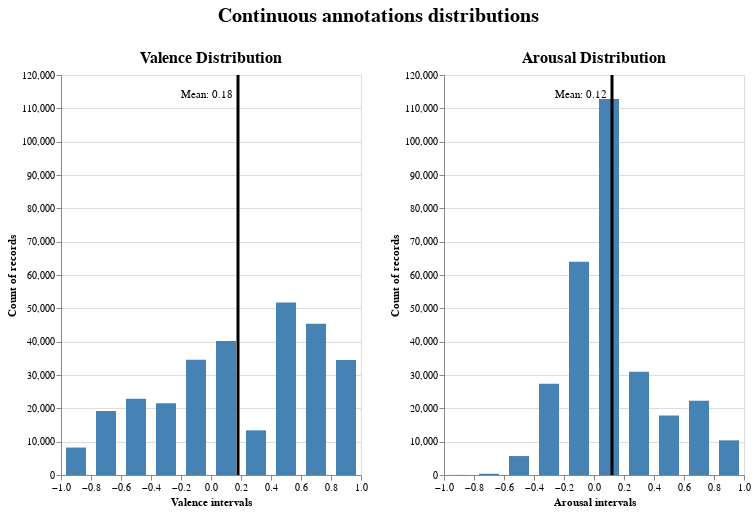

Source (notebook cell):
### Code cell
# Compute the mean for valence and arousal
valence_mean = valence_stats['Mean']; arousal_mean = arousal_stats['Mean']

# Create a histogram with mean line for valence
valence_hist = alt.Chart(hist_valence_df).mark_bar(color="steelblue", width=20).encode(
    x = alt.X("valence:Q", bin=alt.Bin(maxbins=10), axis=alt.Axis(values = intervals, labelAngle=0, title="Valence intervals", labelFlush=False)),
    y = alt.Y('count:Q', title = 'Count of records'),
    tooltip = [alt.Tooltip('count:Q', title = 'Count of records')]
).properties(
    title=alt.TitleParams(text='Valence Distribution', fontSize=16),
    width=300,
    height=400
)
# Create a histogram with mean line for arousal
arousal_hist = alt.Chart(hist_arousal_df).mark_bar(color="steelblue", width=20).encode(
    x = alt.X("arousal", bin=alt.Bin(maxbins=10), axis=alt.Axis(values = intervals, labelAngle=0, title="Arousal intervals", labelFlush=False)),
    y = alt.Y('count:Q', title = 'Count of records'),
    tooltip = [alt.Tooltip('count:Q', title = 'Count of records')]
).properties(
    title=alt.TitleParams(text='Arousal Distribution', fontSize=16),
    width=300,
    height=400
)


# Add mean line for valence
valence_mean_line = alt.Chart(pd.DataFrame({'mean': [valence_mean]})).mark_rule(color='black', size = 3).encode(
    x='mean'
)

valence_mean_text = alt.Chart(pd.DataFrame({'mean': [valence_mean]})).mark_text(
    align='right', dx=-5, dy = -180
).encode(
    x='mean',
    text=alt.value('Mean: ' + str(valence_mean))
)

# Add mean line for arousal
arousal_mean_line = alt.Chart(pd.DataFrame({'mean': [arousal_mean]})).mark_rule(color='black', size = 3).encode(
    x='mean'
)

arousal_mean_text = alt.Chart(pd.DataFrame({'mean': [arousal_mean]})).mark_text(
    align='right', dx=-5, dy = -180
).encode(
    x='mean',
    text=alt.value('Mean: ' + str(arousal_mean))
)

# Concatenate the histograms and mean lines horizontally
combined_chart = alt.hconcat(
    (valence_hist + valence_mean_line + valence_mean_text), 
    (arousal_hist + arousal_mean_line + arousal_mean_text)
).resolve_scale(y='shared').properties(
    title=alt.TitleParams(text="Continuous annotations distributions", anchor='middle', fontSize=20, dy=-20),
)

combined_chart

### Figure 1 — Vega-Lite specification as saved in the notebook (floating-point values rounded to 4 significant figures)
{"config": {"view": {"continuousWidth": 300, "continuousHeight": 300}}, "hconcat": [{"layer": [{"data": {"name": "data-476bd66ab54ba8e1fc7dfb5c2aa61dca"}, "mark": {"type": "bar", "color": "steelblue", "width": 20}, "encoding": {"tooltip": [{"field": "count", "title": "Count of records", "type": "quantitative"}], "x": {"axis": {"labelAngle": 0, "labelFlush": false, "title": "Valence intervals", "values": [-1.0, -0.8, -0.6, -0.4, -0.2, 0.0, 0.2, 0.4, 0.6, 0.8, 1.0]}, "bin": {"maxbins": 10}, "field": "valence", "type": "quantitative"}, "y": {"field": "count", "title": "Count of records", "type": "quantitative"}}, "title": {"text": "Valence Distribution", "fontSize": 16}}, {"data": {"name": "data-86d2c20bc07afb85ea1793921cddd35b"}, "mark": {"type": "rule", "color": "black", "size": 3}, "encoding": {"x": {"field": "mean", "type": "quantitative"}}}, {"data": {"name": "data-86d2c20bc07afb85ea1793921cddd35b"}, "mark": {"type": "text", "align": "right", "dx": -5, "dy": -180}, "encoding": {"text": {"value": "Mean: 0.18"}, "x": {"field": "mean", "type": "quantitative"}}}], "height": 400, "width": 300}, {"layer": [{"data": {"name": "data-efdbc247e6fe49628421d69a8a4fb17d"}, "mark": {"type": "bar", "color": "steelblue", "width": 20}, "encoding": {"tooltip": [{"field": "count", "title": "Count of records", "type": "quantitative"}], "x": {"axis": {"labelAngle": 0, "labelFlush": false, "title": "Arousal intervals", "values": [-1.0, -0.8, -0.6, -0.4, -0.2, 0.0, 0.2, 0.4, 0.6, 0.8, 1.0]}, "bin": {"maxbins": 10}, "field": "arousal", "type": "quantitative"}, "y": {"field": "count", "title": "Count of records", "type": "quantitative"}}, "title": {"text": "Arousal Distribution", "fontSize": 16}}, {"data": {"name": "data-59efc7d4a11f3c23cf8dc722bc4f85ba"}, "mark": {"type": "rule", "color": "black", "size": 3}, "encoding": {"x": {"field": "mean", "type": "quantitative"}}}, {"data": {"name": "data-59efc7d4a11f3c23cf8dc722bc4f85ba"}, "mark": {"type": "text", "align": "right", "dx": -5, "dy": -180}, "encoding": {"text": {"value": "Mean: 0.12"}, "x": {"field": "mean", "type": "quantitative"}}}], "height": 400, "width": 300}], "resolve": {"scale": {"y": "shared"}}, "title": {"text": "Continuous annotations distributions", "anchor": "middle", "dy": -20, "fontSize": 20}, "$schema": "https://vega.github.io/schema/vega-lite/v5.15.1.json", "datasets": {"data-476bd66ab54ba8e1fc7dfb5c2aa61dca": [{"count": 8232, "valence": -0.9}, {"count": 19229, "valence": -0.7}, {"count": 22894, "valence": -0.5}, {"count": 21503, "valence": -0.3}, {"count": 34548, "valence": -0.1}, {"count": 40229, "valence": 0.1}, {"count": 13396, "valence": 0.3}, {"count": 51767, "valence": 0.5}, {"count": 45348, "valence": 0.7}, {"count": 34504, "valence": 0.9}], "data-86d2c20bc07afb85ea1793921cddd35b": [{"mean": 0.18}], "data-efdbc247e6fe49628421d69a8a4fb17d": [{"count": 29, "arousal": -0.9}, {"count": 374, "arousal": -0.7}, {"count": 5686, "arousal": -0.5}, {"count": 27339, "arousal": -0.3}, {"count": 63971, "arousal": -0.1}, {"count": 112767, "arousal": 0.1}, {"count": 30961, "arousal": 0.3}, {"count": 17865, "arousal": 0.5}, {"count": 22257, "arousal": 0.7}, {"count": 10401, "arousal": 0.9}], "data-59efc7d4a11f3c23cf8dc722bc4f85ba": [{"mean": 0.12}]}}
